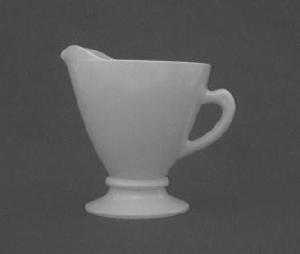
#> input picture teacup.jpg, 300 x 254 px
$ python rotation.py --image teacup.jpg
#> lines starting #> are read from the running program, lines starting #| are printed output that depends on the picture
# import the necessary packages
import numpy as np
import argparse
import imutils
import cv2
# construct the argument parser and parse the arguments
ap = argparse.ArgumentParser()
ap.add_argument("-i", "--image", required=True, help="Path to the image")
args = vars(ap.parse_args())
# load the image and show it
image = cv2.imread(args["image"])
#> image is the input picture: shape (254, 300, 3); min 62, max 199, mean 89.6
cv2.imshow("Original", image)
# grab the dimensions of the image and calculate the center of the image
(h, w) = image.shape[:2]
#> h = 254; w = 300
(cX, cY) = (w / 2, h / 2)
#> cX = 150; cY = 127
# rotate our image by 45 degrees
M = cv2.getRotationMatrix2D((cX, cY), 45, 1.0)
rotated = cv2.warpAffine(image, M, (w, h))
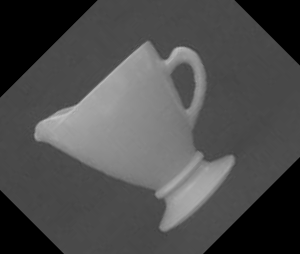
#> rotated: shape (254, 300, 3); min 0, max 196, mean 76.5
cv2.imshow("Rotated by 45 Degrees", rotated)
# rotate our image by -90 degrees
M = cv2.getRotationMatrix2D((cX, cY), -90, 1.0)
rotated = cv2.warpAffine(image, M, (w, h))
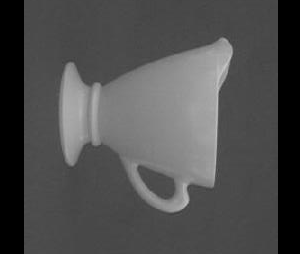
#> rotated: shape (254, 300, 3); min 0, max 199, mean 78.5
cv2.imshow("Rotated by -90 Degrees", rotated)

# rotate our image around an arbitrary point rather than the center
M = cv2.getRotationMatrix2D((cX - 50, cY - 50), 45, 1.0)
rotated = cv2.warpAffine(image, M, (w, h))
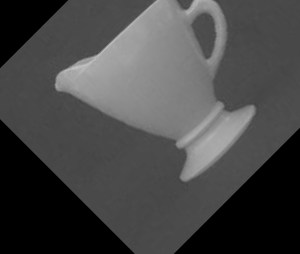
#> rotated: shape (254, 300, 3); min 0, max 198, mean 70.7
cv2.imshow("Rotated by Offset & 45 Degrees", rotated)
# finally, let's use our helper function in imutils to rotate the image by
# 180 degrees (flipping it upside down)
rotated = imutils.rotate(image, 180)
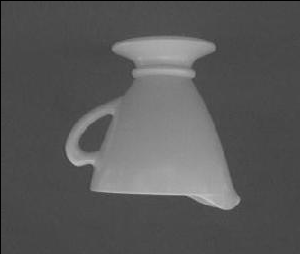
#> rotated: shape (254, 300, 3); min 0, max 199, mean 89.1
cv2.imshow("Rotated by 180 Degrees", rotated)
# cv2.waitKey(0)

M = cv2.getRotationMatrix2D((cX, cY), -30, 1.0)
rotated = cv2.warpAffine(image, M, (w, h))
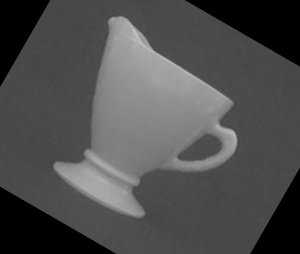
#> rotated: shape (254, 300, 3); min 0, max 198, mean 78
cv2.imshow("Rotated by -30 Degrees", rotated)
# cv2.waitKey(0)

#> (the run stopped early here; a loop or call above may not have finished)
